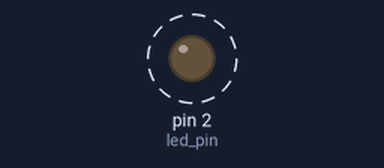
A sketch run on a simulated Arduino Uno, built with avr-gcc and run on an emulated ATmega328P. On the bench: output pins drawn as LEDs (lit = HIGH). Dashed ring = blinking.

Above: at 0.6 s.
Timing chart, 0 to 5.9 s (numbered marks = the images above):
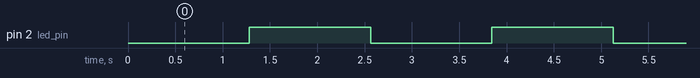

The sketch:

sketch_may12a.ino
```cpp
int led_pin = 2;

void setup() {
  // put your setup code here, to run once:
  // pinMode(led_pin, OUTPUT);
}

void loop() {
  // put your main code here, to run repeatedly:
  // digitalWrite(led_pin, HIGH);
  // delay(1000);
  // digitalWrite(led_pin, LOW);
  // delay(1000);
  for (int i=0; i <= 255; i++){
    analogWrite(led_pin, i);
    delay(10);
  }
}
```

Measured:
- by itself, pin 2 (led_pin): alternates HIGH for 1.3 s and LOW for 1.3 s
